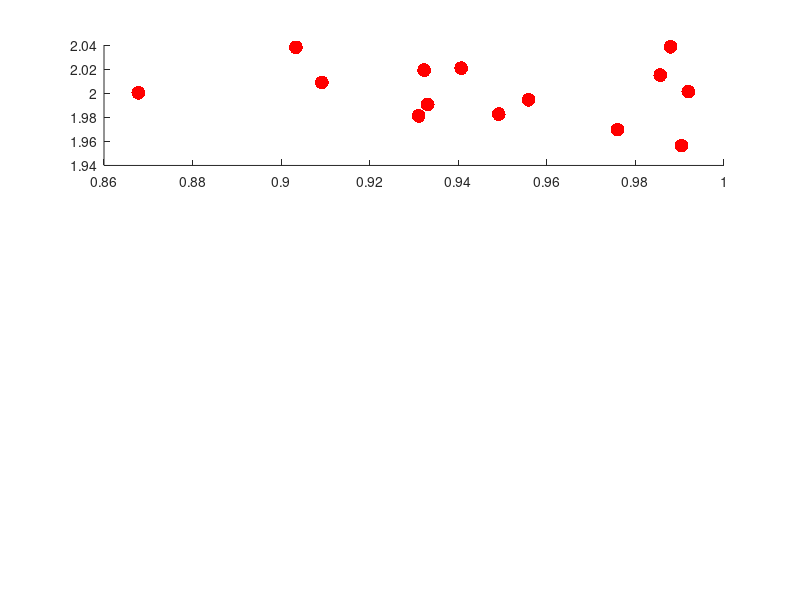

This chart was generated by the following MATLAB code: (Note: this script raises an error after producing the figure.)
clearvars
close all
clc

load('resemblance.mat')

load('diffusionData_n128.mat')
n = 3;

myColors = {'r','k','b'};
mySymbols = {'o','s','d'};
group = [diffusionData.group];
initials = {diffusionData.initials};
msize = 100;
Fs = 480;
N = 128;
t = 0:1/Fs:(N-1)/Fs; 
alp = 0.5;

figure; hold on;
yloc = [2 1 3];
for i=1:3
    ix = find(group == i);
    gofs = [diffusionData(ix).gof_drift];
    
    
%     % compute rmse
%     rhat = nan(size(r));
%     for j=1:length(ix)
%         temp = diffusionData(ix(j)).D_fit_drift * 4 * t(2:end);
%         rhat(j) = rms(temp - diffusionData(ix(j)).meanD2_drift);
%     end
    
    r = [gofs.rsquare];
    c = correlation(n,ix,3);
    rmse = rootMeanSquared(n,ix,3);
    rnd = randn(length(ix),1);
    
    subplot(3,1,1)
    s(i) = scatter(r,yloc(i) + 0.025*rnd,msize,myColors{i},mySymbols{i},'filled'); 
    s(i).MarkerFaceAlpha = alp;
    hold on;
    grid on;
    set(gca,'fontsize',14,'xscale','linear') 
    ylim([0 4]);
    xlim([0.75 1.01]);
    set(gca,'ytick',[1 2 3],'yticklabel',{'young','older','MD'})
    xlabel('R^2')
    
    subplot(3,1,2)
    s2(i) = scatter(rmse,yloc(i) + 0.025*rnd,msize,myColors{i},mySymbols{i},'filled'); 
    s2(i).MarkerFaceAlpha = alp;
    hold on;
    set(gca,'fontsize',14,'xscale','log')
    ylim([0 4]);
    grid on;
    xlim([0.01 100]);
    set(gca,'ytick',[1 2 3],'yticklabel',{'young','older','MD'})
    xlabel('RMS error')
    
    subplot(3,1,3)
    s3(i) = scatter(c,yloc(i) + 0.025*rnd,msize,myColors{i},mySymbols{i},'filled'); 
    s3(i).MarkerFaceAlpha = alp;
    hold on;
    grid on;
    set(gca,'fontsize',14,'xscale','linear')
    ylim([0 4]);
    xlim([0.96 1.01]);
    set(gca,'ytick',[1 2 3],'yticklabel',{'young','older','MD'})
    xlabel('Pearson''s \rho')
end

% SaveAsPDF(gcf,'gof.pdf')



figure('units','normalized','outerposition',[.3327    0.6381    0.4863    0.3333]); 
hold on;
plot([.001 1000],[.001 1000],'-','color',[1 1 1]*.7,'linewidth',2);
for i=[2 1 3]
    ix = find(group == i);
    gofs = [diffusionData(ix).gof_drift];
    D = [diffusionData(ix).D_fit_drift];
    r = [gofs.rsquare];
    c = correlation(n,ix,3);
    rmse = rootMeanSquared(n,ix,3);
    rnd = randn(length(ix),1);
    
%     % compute rmse
%     rhat = nan(size(r));
%     for j=1:length(ix)
%         temp = diffusionData(ix(j)).D_fit_drift * 4 * t(2:end);
%         rhat(j) = rms(temp - diffusionData(ix(j)).meanD2_drift);
%     end

  
    subplot(1,3,1)
    s(i) = scatter(r,D,msize,myColors{i},mySymbols{i},'filled'); 
    s(i).MarkerFaceAlpha = alp;
    hold on;
    grid on;
    set(gca,'fontsize',14,'xscale','linear','yscale','log') 
    xlim([0.75 1.01]);
    xlabel('R^2')
    ylim([1 1000])
    set(gca,'ytick',[1 10 100 1000],'yticklabel',[1 10 100 1000])
    ylabel('D (arcmin^2/sec)')
    
    subplot(1,3,2)
    s2(i) = scatter(rmse,D,msize,myColors{i},mySymbols{i},'filled'); 
    s2(i).MarkerFaceAlpha = alp;
    hold on;
    set(gca,'fontsize',14,'xscale','log','yscale','log',...
        'xtick',[.01 .1 1 10 100],'xticklabel',[.01 .1 1 10 100])
    grid on;
    xlim([0.01 100]);
    set(gca,'ytick',[1 10 100 1000],'yticklabel',[1 10 100 1000])
    xlabel('RMS error')
    ylim([1 1000])
    
    subplot(1,3,3)
    s3(i) = scatter(c,D,msize,myColors{i},mySymbols{i},'filled'); 
    s3(i).MarkerFaceAlpha = alp;
    hold on;
    grid on;
    set(gca,'fontsize',14,'xscale','linear','yscale','log')
    set(gca,'ytick',[1 10 100 1000],'yticklabel',[1 10 100 1000])
    xlim([0.96 1.001]);
    xlabel('Pearson''s \rho')
    ylim([1 1000])
end



subplot(1,3,2)
legend({'young','older','MD'},'location','best')

% SaveAsPDF(gcf,'gof_scatter.pdf')
